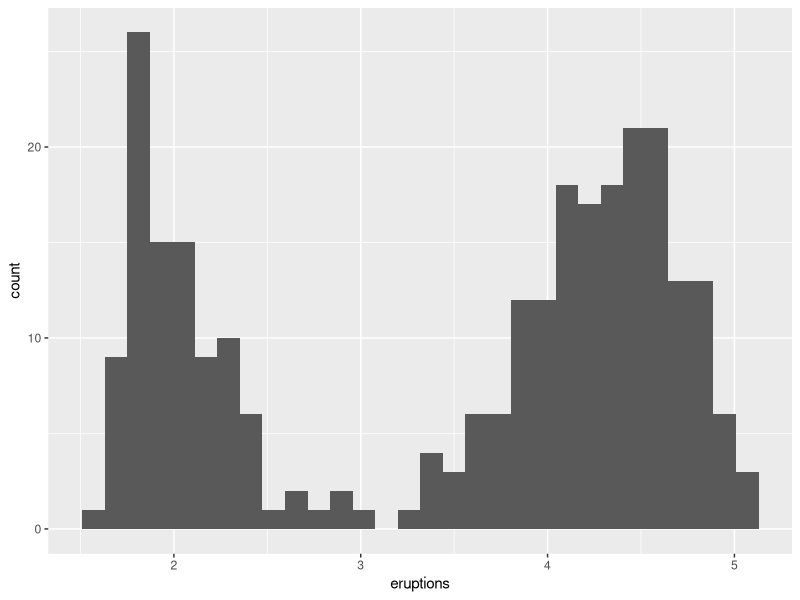
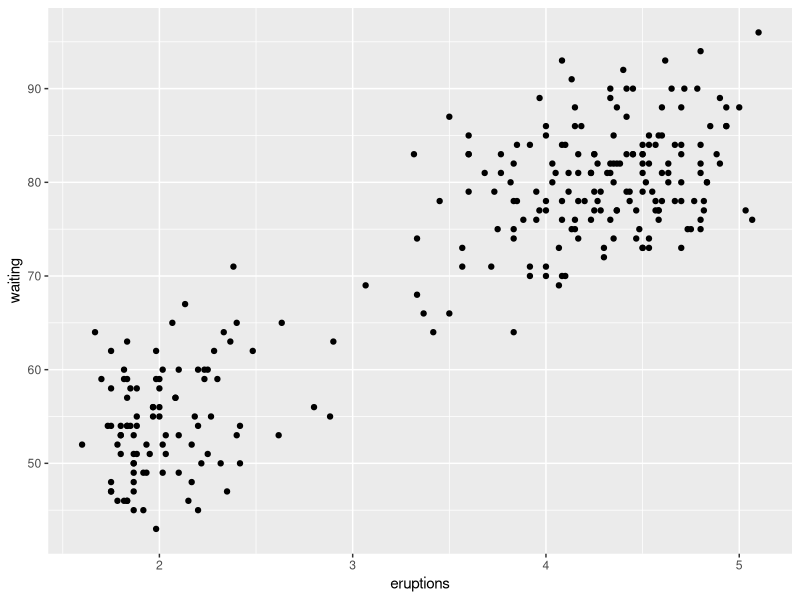

Source code (R) for these figures, in order:
## ---- chunk 1
knitr::opts_chunk$set(comment=NA)
options(width = 70)

library(MASS); library(tidyverse)
## make sure these libraries are installed in R
## always need tidyverse, also need MASS for HW 2
## ---- chunk 2
hw2 <- tbl_df(faithful)
hw2
## ---- chunk 3
ggplot(hw2, aes(x = eruptions)) +
  geom_histogram()
## ---- chunk 4
mean(hw2$eruptions, trim = 0.1)
## ---- chunk 5
ggplot(hw2, aes(x = eruptions, y = waiting)) +
  geom_point()
## ---- chunk 6
cor(hw2$waiting, hw2$eruptions)
## ---- chunk 7
sessionInfo()
